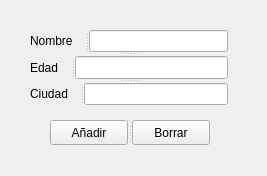
<?xml version="1.0" encoding="UTF-8"?>
<ui version="4.0">
 <class>formulario</class>
 <widget class="QWidget" name="formulario">
  <property name="geometry">
   <rect>
    <x>0</x>
    <y>0</y>
    <width>267</width>
    <height>176</height>
   </rect>
  </property>
  <property name="windowTitle">
   <string>Form</string>
  </property>
  <widget class="QSplitter" name="splitter_4">
   <property name="geometry">
    <rect>
     <x>30</x>
     <y>30</y>
     <width>198</width>
     <height>75</height>
    </rect>
   </property>
   <property name="orientation">
    <enum>Qt::Orientation::Vertical</enum>
   </property>
   <widget class="QSplitter" name="splitter">
    <property name="orientation">
     <enum>Qt::Orientation::Horizontal</enum>
    </property>
    <widget class="QLabel" name="label">
     <property name="text">
      <string>Nombre</string>
     </property>
    </widget>
    <widget class="QLineEdit" name="txt_nombre"/>
   </widget>
   <widget class="QSplitter" name="splitter_2">
    <property name="orientation">
     <enum>Qt::Orientation::Horizontal</enum>
    </property>
    <widget class="QLabel" name="label_2">
     <property name="text">
      <string>Edad</string>
     </property>
    </widget>
    <widget class="QLineEdit" name="txt_edad"/>
   </widget>
   <widget class="QSplitter" name="splitter_3">
    <property name="orientation">
     <enum>Qt::Orientation::Horizontal</enum>
    </property>
    <widget class="QLabel" name="label_3">
     <property name="text">
      <string>Ciudad</string>
     </property>
    </widget>
    <widget class="QLineEdit" name="txt_ciudad"/>
   </widget>
  </widget>
  <widget class="QSplitter" name="splitter_5">
   <property name="geometry">
    <rect>
     <x>50</x>
     <y>120</y>
     <width>160</width>
     <height>25</height>
    </rect>
   </property>
   <property name="orientation">
    <enum>Qt::Orientation::Horizontal</enum>
   </property>
   <widget class="QPushButton" name="btn_anadir">
    <property name="text">
     <string>Añadir</string>
    </property>
   </widget>
   <widget class="QPushButton" name="btn_borrar">
    <property name="text">
     <string>Borrar</string>
    </property>
   </widget>
  </widget>
 </widget>
 <resources/>
 <connections/>
</ui>
